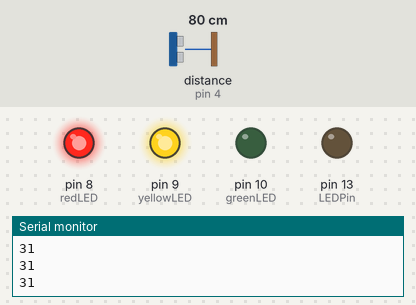
The sketch below on a simulated Arduino Uno, built with avr-gcc and run on an emulated ATmega328P. Parts: output pins drawn as LEDs (lit = HIGH), the last lines printed to the serial monitor. Wiring (inferred from the names in the program): ultrasonic range finder: trigger pin 7; echo pin 4. Inputs (shaded band) come from the test bench; at power-on: distance to the obstacle (sensor on pin 4) 80 cm. The echo pulse lasts 58.3 µs per cm; pins used as bus, display or sensor lines are not drawn.

Above: at 1.2 s.
1.3 s: distance to the obstacle (sensor on pin 4) set to 153 cm
2.8 s: distance to the obstacle (sensor on pin 4) set to 158 cm
At 3.7 s:
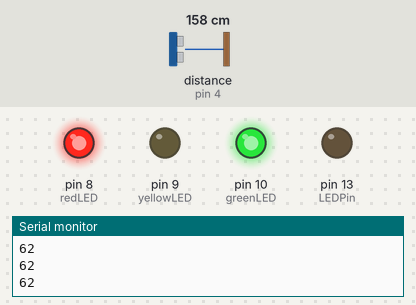
4.3 s: distance to the obstacle (sensor on pin 4) set to 4 cm
At 5.5 s:
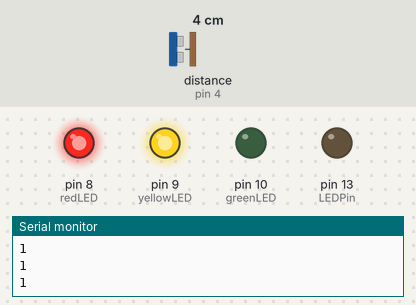
5.8 s: distance to the obstacle (sensor on pin 4) set to 250 cm
At 7.0 s:
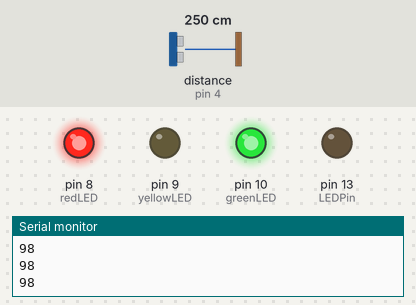
Timing chart, 0 to 8.3 s (numbered marks = the images above; inputs shaded):
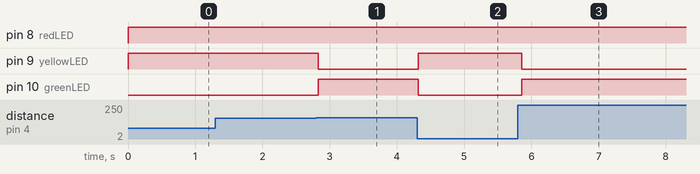

Measured:
- the behaviour switches between 155 and 156 cm on distance to the obstacle (sensor on pin 4) (found by bisection; images 0 and 1)
- after the input at 2.8 s, pin 9 (yellowLED): HIGH → LOW at once; pin 10 (greenLED): LOW → HIGH at once
- after the input at 4.3 s, pin 9 (yellowLED): LOW → HIGH at once; pin 10 (greenLED): HIGH → LOW at once
- after the input at 5.8 s, pin 9 (yellowLED): HIGH → LOW after 0.06 s; pin 10 (greenLED): LOW → HIGH after 0.06 s

The sketch:

distance_sersor.ino
```cpp
/*
 HC-SR04 Ping distance sensor:
 VCC to arduino 5v
 GND to arduino GND
 Echo to Arduino pin 7
 Trig to Arduino pin 4

 This sketch originates from Virtualmix: http://goo.gl/kJ8Gl
 Has been modified by Winkle ink here: http://winkleink.blogspot.com.au/2012/05/arduino-hc-sr04-ultrasonic-distance.html
 And modified further by ScottC here: http://arduinobasics.blogspot.com.au/2012/11/arduinobasics-hc-sr04-ultrasonic-sensor.html
 on 10 Nov 2012.
 */


#define echoPin 4 // Echo Pin
#define trigPin 7 // Trigger Pin
#define LEDPin 13 // Onboard LED


int maximumRange = 120; // Maximum range needed
int mediumRange = 60; // Middle value
int minimumRange = 0; // Minimum range needed
long duration, distance; // Duration used to calculate distance

int redLED = 8;
int yellowLED = 9;
int greenLED = 10;


void setup() {
 Serial.begin (9600);
 pinMode(trigPin, OUTPUT);
 pinMode(echoPin, INPUT);
 pinMode(LEDPin, OUTPUT); // Use LED indicator (if required)
 pinMode(redLED, OUTPUT);
 pinMode(yellowLED, OUTPUT);
 pinMode(greenLED, OUTPUT);
}

void loop() {
/* The following trigPin/echoPin cycle is used to determine the
 distance of the nearest object by bouncing soundwaves off of it. */
 digitalWrite(trigPin, LOW);
 delayMicroseconds(2);

 digitalWrite(trigPin, HIGH);
 delayMicroseconds(10);

 digitalWrite(trigPin, LOW);
 duration = pulseIn(echoPin, HIGH);

 //Calculate the distance (in cm) based on the speed of sound.
 //distance = duration/58.2;
 distance = duration/148;

if (distance < 360) {
// ignore anything more than 30 feet away

   if (distance > maximumRange){
   /* Send a negative number to computer and Turn LED ON
   to indicate "out of range" */
   Serial.println(distance);
   digitalWrite(redLED, LOW);
   digitalWrite(yellowLED, HIGH);
   digitalWrite(greenLED, HIGH);
   }

   if(distance <= maximumRange && distance > mediumRange)
   {
     Serial.println(distance);
     digitalWrite(redLED, HIGH);
     digitalWrite(yellowLED, LOW);
     digitalWrite(greenLED, HIGH);
   }

   if(distance <= mediumRange && distance > minimumRange)
   {
     Serial.println(distance);
     digitalWrite(redLED, HIGH);
     digitalWrite(yellowLED, HIGH);
     digitalWrite(greenLED, LOW);
   }
 } else {
     Serial.println(distance);
     digitalWrite(redLED, HIGH);
     digitalWrite(yellowLED, HIGH);
     digitalWrite(greenLED, HIGH);
 }
 //Delay 50ms before next reading.
 delay(50);
}
```
